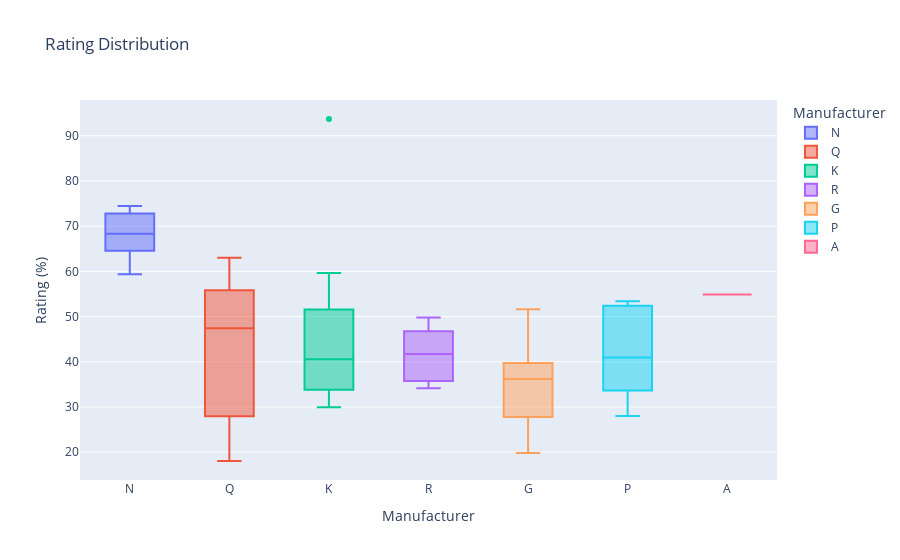

Write notebook code for a chart like this one.
### Markdown cell above
Manufacturers *G* (General Mills) and *K* (Kelloggs) each supply more than a quarter of the cereals in the pool; and majority of the cereals are *C* (cold). Only three manufacuturers produce *H* (hot) cereals - *Q* (Quaker Oats), *N* (Nabisco) and *A* (American Home Food Products).

### Code cell
px.box(df,x="Manufacturer",y="Rating",labels={"Mfr":"Manufacturer","Rating":"Rating (%)"},
       title="Rating Distribution",color="Manufacturer")

### Figure 1 — Plotly figure (JSON) as saved in the notebook; plotly's stock layout.template omitted (floating-point values rounded to 4 significant figures)
{"data": [{"alignmentgroup": "True", "hovertemplate": "Manufacturer=%{x}<br>Rating (%)=%{y}<extra></extra>", "legendgroup": "N", "marker": {"color": "#636efa"}, "name": "N", "notched": false, "offsetgroup": "N", "orientation": "v", "showlegend": true, "type": "box", "x": ["N", "N", "N", "N", "N", "N"], "x0": " ", "xaxis": "x", "y": [68.4, 64.53, 68.24, 74.47, 72.8, 59.36], "y0": " ", "yaxis": "y"}, {"alignmentgroup": "True", "hovertemplate": "Manufacturer=%{x}<br>Rating (%)=%{y}<extra></extra>", "legendgroup": "Q", "marker": {"color": "#EF553B"}, "name": "Q", "notched": false, "offsetgroup": "Q", "orientation": "v", "showlegend": true, "type": "box", "x": ["Q", "Q", "Q", "Q", "Q", "Q", "Q", "Q"], "x0": " ", "xaxis": "x", "y": [33.98, 18.04, 21.87, 45.33, 60.76, 63.01, 49.51, 50.83], "y0": " ", "yaxis": "y"}, {"alignmentgroup": "True", "hovertemplate": "Manufacturer=%{x}<br>Rating (%)=%{y}<extra></extra>", "legendgroup": "K", "marker": {"color": "#00cc96"}, "name": "K", "notched": false, "offsetgroup": "K", "orientation": "v", "showlegend": true, "type": "box", "x": ["K", "K", "K", "K", "K", "K", "K", "K", "K", "K", "K", "K", "K", "K", "K", "K", "K", "K", "K", "K", "K", "K", "K"], "x0": " ", "xaxis": "x", "y": [59.43, 93.7, 33.17, 45.86, 35.78, 40.45, 46.9, 32.21, 31.44, 58.35, 41.02, 36.52, 36.47, 30.31, 29.92, 40.69, 59.64, 41.5, 39.26, 55.33, 40.56, 31.23, 53.13], "y0": " ", "yaxis": "y"}, {"alignmentgroup": "True", "hovertemplate": "Manufacturer=%{x}<br>Rating (%)=%{y}<extra></extra>", "legendgroup": "R", "marker": {"color": "#ab63fa"}, "name": "R", "notched": false, "offsetgroup": "R", "orientation": "v", "showlegend": true, "type": "box", "x": ["R", "R", "R", "R", "R", "R", "R", "R"], "x0": " ", "xaxis": "x", "y": [34.38, 49.12, 41.45, 44.33, 37.14, 34.14, 42.0, 49.79], "y0": " ", "yaxis": "y"}, {"alignmentgroup": "True", "hovertemplate": "Manufacturer=%{x}<br>Rating (%)=%{y}<extra></extra>", "legendgroup": "G", "marker": {"color": "#FFA15A"}, "name": "G", "notched": false, "offsetgroup": "G", "orientation": "v", "showlegend": true, "type": "box", "x": ["G", "G", "G", "G", "G", "G", "G", "G", "G", "G", "G", "G", "G", "G", "G", "G", "G", "G", "G", "G", "G", "G"], "x0": " ", "xaxis": "x", "y": [29.51, 37.04, 50.76, 19.82, 40.4, 22.74, 22.4, 36.18, 23.8, 31.07, 39.24, 26.73, 40.11, 30.45, 39.7, 38.84, 28.59, 46.66, 39.11, 27.75, 51.59, 36.19], "y0": " ", "yaxis": "y"}, {"alignmentgroup": "True", "hovertemplate": "Manufacturer=%{x}<br>Rating (%)=%{y}<extra></extra>", "legendgroup": "P", "marker": {"color": "#19d3f3"}, "name": "P", "notched": false, "offsetgroup": "P", "orientation": "v", "showlegend": true, "type": "box", "x": ["P", "P", "P", "P", "P", "P", "P", "P", "P"], "x0": " ", "xaxis": "x", "y": [53.31, 40.92, 28.03, 35.25, 52.08, 53.37, 45.81, 28.74, 37.84], "y0": " ", "yaxis": "y"}, {"alignmentgroup": "True", "hovertemplate": "Manufacturer=%{x}<br>Rating (%)=%{y}<extra></extra>", "legendgroup": "A", "marker": {"color": "#FF6692"}, "name": "A", "notched": false, "offsetgroup": "A", "orientation": "v", "showlegend": true, "type": "box", "x": ["A"], "x0": " ", "xaxis": "x", "y": [54.85], "y0": " ", "yaxis": "y"}], "layout": {"boxmode": "overlay", "legend": {"title": {"text": "Manufacturer"}, "tracegroupgap": 0}, "title": {"text": "Rating Distribution"}, "xaxis": {"anchor": "y", "categoryarray": ["N", "Q", "K", "R", "G", "P", "A"], "categoryorder": "array", "domain": [0, 1], "title": {"text": "Manufacturer"}}, "yaxis": {"anchor": "x", "domain": [0, 1], "title": {"text": "Rating (%)"}}}}
